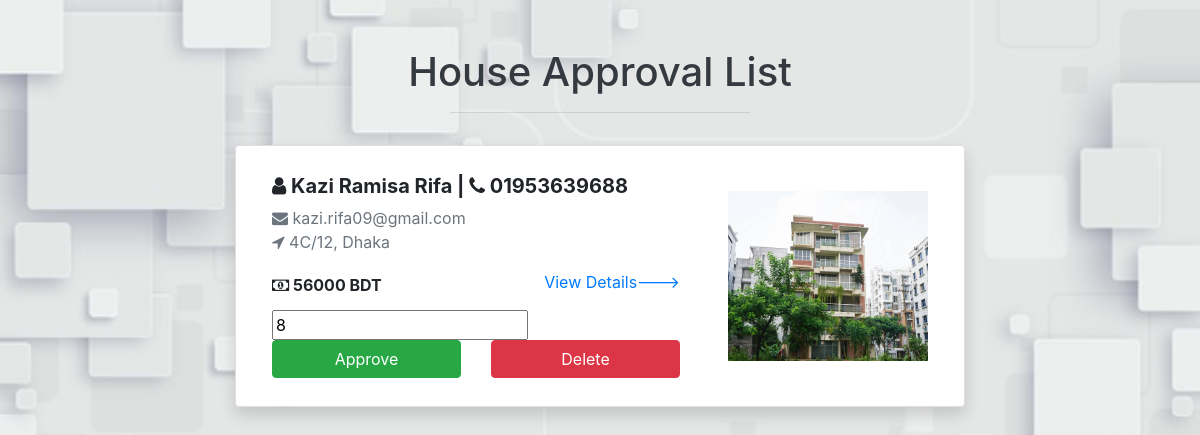
Before: /house_approval_list.php with the older database file.
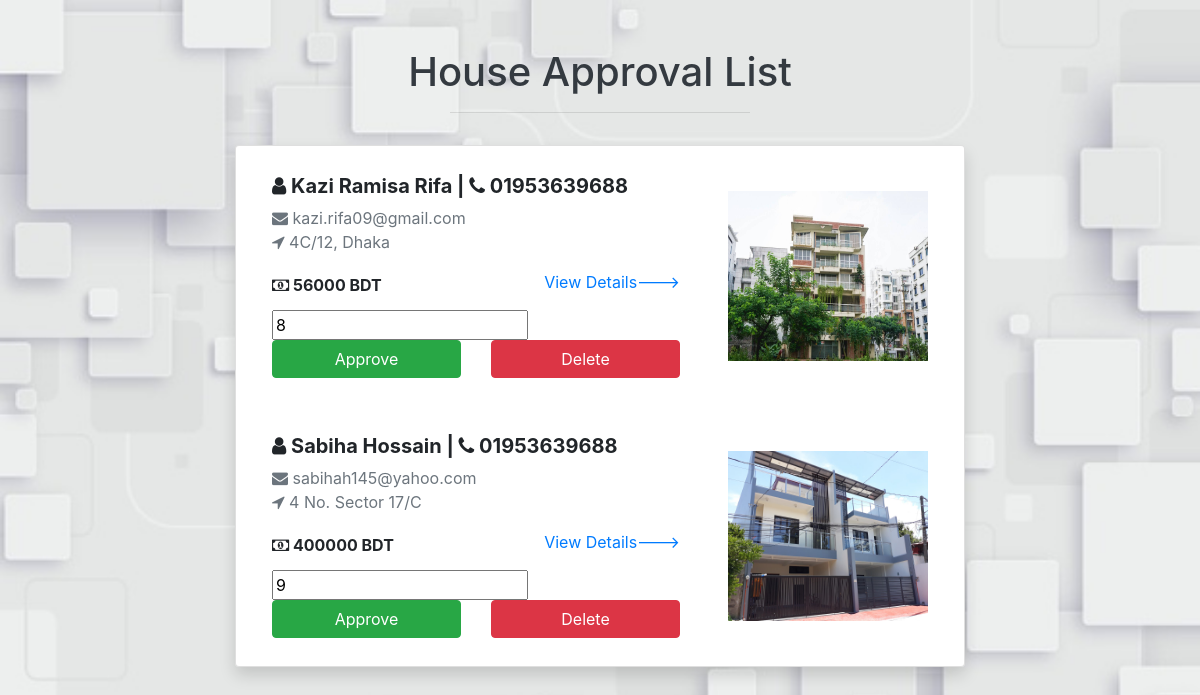
After: the same page with the newer database file.
### tables this page shows
CREATE TABLE `approval_house` (
  `id` int(6) NOT NULL,
  `user_id` int(6) NOT NULL,
  `owner_name` varchar(255) NOT NULL,
  `owner_email` varchar(255) NOT NULL,
  `owner_contact` varchar(255) NOT NULL,
  `purpose` varchar(255) NOT NULL,
  `type` varchar(255) NOT NULL,
  `location` varchar(255) NOT NULL,
  `address` varchar(255) NOT NULL,
  `area_size` varchar(255) NOT NULL,
  `price` varchar(255) NOT NULL,
  `floor_no` varchar(255) NOT NULL,
  `beds` int(5) NOT NULL,
  `baths` int(5) NOT NULL,
  `balcony` int(5) NOT NULL,
  `description` text NOT NULL,
  `tier` varchar(255) NOT NULL
);

CREATE TABLE `approval_house_image` (
  `house_id` int(6) NOT NULL,
  `image` varchar(255) NOT NULL
);

### house_approval_list.php (the view, shortened to what this page needs)
<?php
include 'connection.php';
$sql = "SELECT * FROM approval_house";
$result = mysqli_query($conn, $sql);
?>
<!DOCTYPE html>
<html lang="en" dir="ltr">
<head>
    <link rel="stylesheet" href="https://maxcdn.bootstrapcdn.com/bootstrap/4.5.2/css/bootstrap.min.css">
    <link href="//maxcdn.bootstrapcdn.com/bootstrap/4.0.0/css/bootstrap.min.css" rel="stylesheet" id="bootstrap-css">
    <link rel="stylesheet" href="https://cdnjs.cloudflare.com/ajax/libs/font-awesome/4.7.0/css/font-awesome.min.css">
</head>
<body>
    <h1 class="text-center text-dark text-capitalize pt-5">House Approval List</h1>
    <hr class="w-25 pt-3">
    <div class="container">
        <div class="row mb-5">
            <div class="col-lg-8 mx-auto">
                <ul class="list-group shadow">
                    <?php
                    while ($row = mysqli_fetch_array($result)) {
                    ?>
                        <li class="list-group-item">
                            <div class="media align-items-lg-center flex-column flex-lg-row p-3">
                                <div class="media-body order-2 order-lg-1">
                                    <h5><strong><i class="fa fa-user"></i> <?php echo $row['owner_name']; ?> | <i class="fa fa-phone"></i> <?php echo $row['owner_contact']; ?></strong></h5>
                                    <p class="text-muted"><i class="fa fa-envelope"> </i> <?php echo $row['owner_email']; ?> <br> <i class="fa fa-location-arrow"> </i> <?php echo $row['address']; ?></p>
                                    <div class="d-flex align-items-center justify-content-between mt-1">
                                        <h6><strong><i class="fa fa-money" aria-hidden="true"></i> <?php echo $row['price']; ?> BDT</strong></h6>
                                        <p><a href="view_house_details.php?id=<?php echo $row['id']; ?>">View Details---></a></p>
                                    </div>
                                    <form method="POST">
                                        <input name="hid"  value="<?php echo $row['id']; ?>">
                                        <div class="row">
                                            <div class="col-md-6">
                                                <button type="submit" name="approve" class="btn btn-success btn-block"> Approve </button>
                                            </div>
                                            <div class="col-md-6">
                                                <button type="submit" name="delete" class="btn btn-danger btn-block"> Delete </button>
                                            </div>
                                        </div>
                                    </form>
                                </div>
                                <?php
                                $dbid = $row['id'];
                                $sql = "SELECT image
                            FROM approval_house_image
                            WHERE house_id='$dbid'";
                                $result1 = mysqli_query($conn, $sql);
                                $rows_img = mysqli_fetch_array($result1);
                                ?>
                                <img src="assets/uploads/<?php echo $rows_img['image']; ?>" alt="Generic placeholder image" width="200" class="ml-lg-5 order-1 order-lg-2">
                            </div>
                        </li>
                    <?php } ?>
                </ul>
            </div>
        </div>
    </div>
</body>
</html>

### house_approval_list.php (style rules this page uses)
body { background-image: url('assets/image/ambulancesigncover.jpg'); background-repeat: no-repeat; background-attachment: fixed; background-size: cover; }
img { height: 170px; width: 200px }

Changed rows visible on the page:
added approval_house: owner_name "Sabiha Hossain", owner_contact "01953639688", owner_email "sabihah145@yahoo.com", address "4 No. Sector 17/C", price "400000", hid "9", approval_house_image.image (picture)
